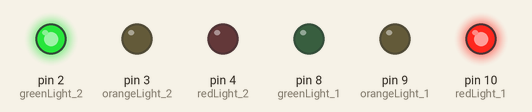
Recording of a sketch running on a simulated Arduino Uno, built with avr-gcc and run on an emulated ATmega328P. Shown: output pins drawn as LEDs (lit = HIGH).

Above: at 2.5 s.
At 6.2 s:
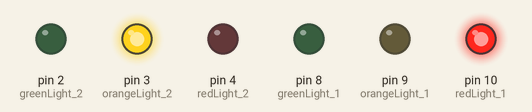
At 7.7 s:
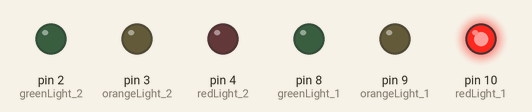
At 10.5 s:
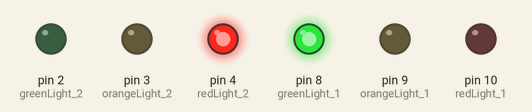
At 13.2 s:
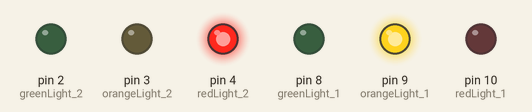
At 15.7 s:
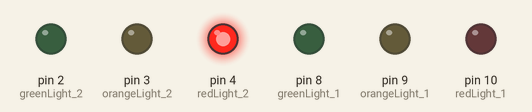
Timing chart, 0 to 18.4 s (numbered marks = the images above):
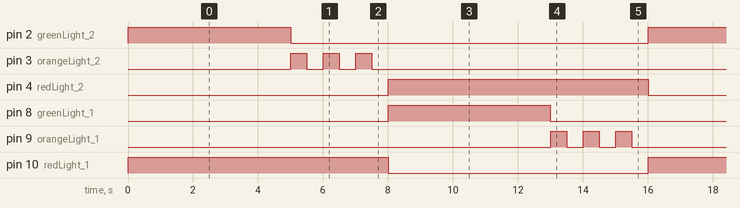

The sketch:

Traffic_Lights.ino
```cpp
//direction 1 lights
int redLight_1 = 10;
int orangeLight_1 = 9;
int greenLight_1 = 8;

//direction 2 lights
int redLight_2 = 4;
int orangeLight_2 = 3;
int greenLight_2 = 2;

void setup() {
  // put your setup code here, to run once:

pinMode(redLight_1, OUTPUT);
pinMode(orangeLight_1, OUTPUT);
pinMode(greenLight_1, OUTPUT);
pinMode(redLight_2, OUTPUT);
pinMode(orangeLight_2, OUTPUT);
pinMode(greenLight_2, OUTPUT);

}

void loop() {
  // put your main code here, to run repeatedly

//in direction 1,
//red light on, no go
//other lights off
digitalWrite(redLight_1, HIGH);
digitalWrite(orangeLight_1, LOW);
digitalWrite(greenLight_1, LOW);

//in direction 2,
//green light on, everyone goes
//other lights off
digitalWrite(redLight_2, LOW);
digitalWrite(orangeLight_2, LOW);
digitalWrite(greenLight_2, HIGH);

//5 sec later
delay(5000);

//in direction 1
//while red light on
//other lights off
digitalWrite(redLight_1, HIGH);
digitalWrite(orangeLight_1, LOW);
digitalWrite(greenLight_1, LOW);

//in direction 2
//green light off, orange light on for preparing red light
//other lights off
digitalWrite(redLight_2, LOW);
digitalWrite(orangeLight_2, HIGH);
digitalWrite(greenLight_2, LOW);///

//orange light in direction 2 start to blink
delay(500);
digitalWrite(orangeLight_2, LOW);
delay(500);
digitalWrite(orangeLight_2, HIGH);
delay(500);
digitalWrite(orangeLight_2, LOW);
delay(500);
digitalWrite(orangeLight_2, HIGH);
delay(500);
digitalWrite(orangeLight_2, LOW);
delay(500);

//in direction 1,
//green light on, everyone goes
//other lights off
digitalWrite(redLight_1,LOW);
digitalWrite(orangeLight_1,LOW);
digitalWrite(greenLight_1,HIGH);

//in direction 2,
//red light on, no one goes
//other lights off
digitalWrite(redLight_2,HIGH);
digitalWrite(orangeLight_2,LOW);
digitalWrite(greenLight_2,LOW);

delay(5000);

//in direction 1,
//green light on, everyone goes
//other lights off
digitalWrite(redLight_1,LOW);
digitalWrite(greenLight_1,LOW);
digitalWrite(redLight_2,HIGH);

//in direction 2
//green light off, orange light on for preparing red light
//other lights off
digitalWrite(orangeLight_2,LOW);
digitalWrite(greenLight_2,LOW);
digitalWrite(orangeLight_1,HIGH);

//the blinking orange lights
delay(500);
digitalWrite(orangeLight_1,LOW);
delay(500);
digitalWrite(orangeLight_1,HIGH);
delay(500);
digitalWrite(orangeLight_1,LOW);
delay(500);
digitalWrite(orangeLight_1,HIGH);
delay(500);
digitalWrite(orangeLight_1,LOW);
delay(500);

}
```

Measured:
- by itself, pin 2 (greenLight_2), pin 8 (greenLight_1): alternates HIGH for 5.0 s and LOW for 11.0 s
- by itself, pin 3 (orangeLight_2): repeats every 16.0 s: 2 × (LOW 0.50 s, HIGH 0.50 s), LOW 13.5 s, HIGH 0.50 s
- by itself, pin 4 (redLight_2), pin 10 (redLight_1): alternates HIGH for 8.0 s and LOW for 8.0 s
- by itself, pin 9 (orangeLight_1): LOW → HIGH at 13.0 s, → LOW 0.50 s later, → HIGH 0.50 s later, → LOW 0.50 s later, … (12 changes in this stretch)
